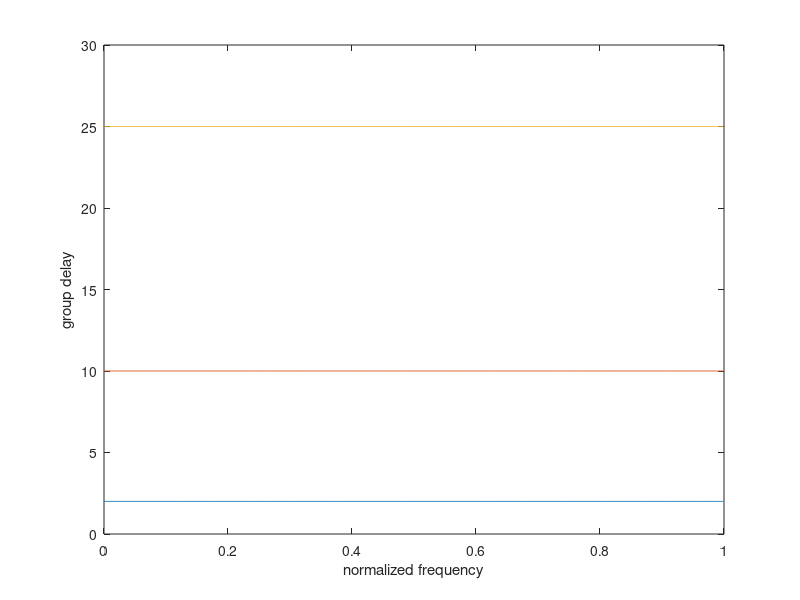

Here is the MATLAB script that generated this plot: (Note: this script raises an error after producing the figure.)
function exe1_6()
M = [5, 21, 51]
for i = 1 : length(M) 
g = grpdelay(ones(1,M(i)) ./ M(i), 1, 1024, 'whole')
t = 0 :1/1024 :1-1/1024
plot(t,g)
ylabel('group delay')
xlabel('normalized frequency')
hold on
end
gtext({'5';'21';'51'})

